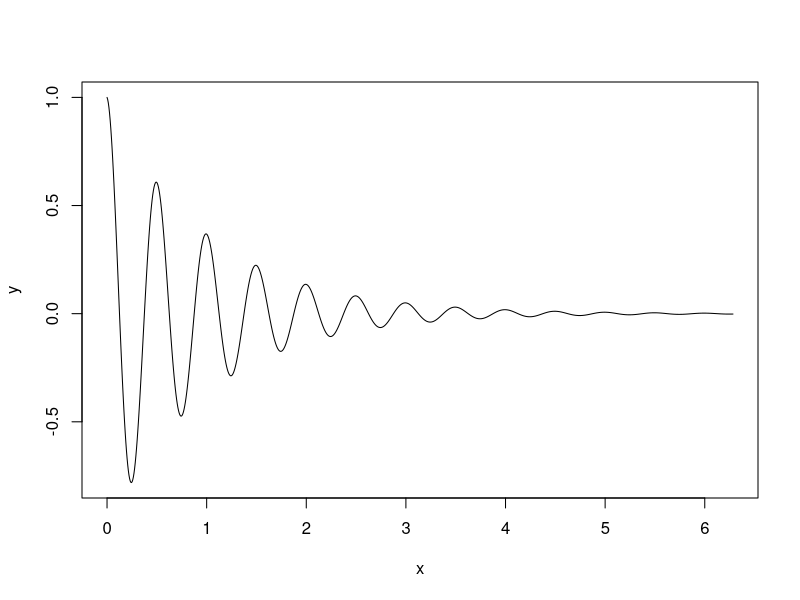

Here is the R script that generated this plot:
## ---- chunk 1
# Function to multiply integers from 1 to 10 by a parameter value
get.multiples1to10 <- function(multiplier){
  numbers <- 1:10
  return(multiplier * numbers)
}

# Loop over parameter values 2, 3, and 4
for(current_value in 2:4){
  # Get the multiples
  results <- get.multiples1to10(multiplier = current_value)
  
  # Construct the filename
  the_filename <- paste("multiples1to10--multiplier", current_value, ".csv")
  
  # Write the vector directly to CSV
  write.csv(results, file = the_filename, row.names = FALSE)
  
  sumofall <- 1 + 2 + 3
  print(sumofall)
  
}
# Calculation for best food

Sashimi <- 10
Burger <- 5
Friedchicken <- 8

## ---- chunk 2

# This is a cool plot
x <- seq(0,2*pi, length.out=1000)
y <- exp(-x)*cos(4*pi*x)
plot(x,y,type="l")
